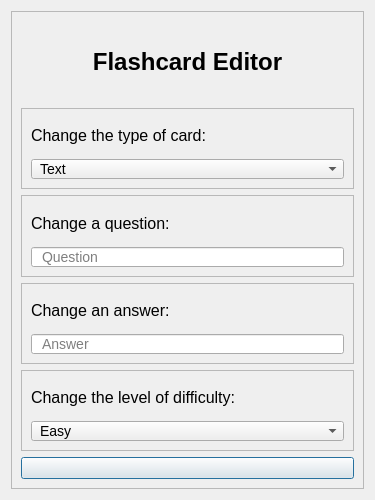
<?xml version="1.0" encoding="UTF-8"?>
<ui version="4.0">
 <class>Dialog</class>
 <widget class="QDialog" name="Dialog">
  <property name="geometry">
   <rect>
    <x>0</x>
    <y>0</y>
    <width>375</width>
    <height>500</height>
   </rect>
  </property>
  <property name="windowTitle">
   <string>Flashcard Editor</string>
  </property>
  <layout class="QVBoxLayout" name="verticalLayout_6">
   <item>
    <widget class="QFrame" name="frame">
     <property name="frameShape">
      <enum>QFrame::StyledPanel</enum>
     </property>
     <property name="frameShadow">
      <enum>QFrame::Raised</enum>
     </property>
     <layout class="QVBoxLayout" name="verticalLayout_5">
      <item>
       <widget class="QLabel" name="title">
        <property name="styleSheet">
         <string notr="true">font-weight: bold;
font-size: 24px;</string>
        </property>
        <property name="text">
         <string>Flashcard Editor</string>
        </property>
        <property name="alignment">
         <set>Qt::AlignCenter</set>
        </property>
       </widget>
      </item>
      <item>
       <widget class="QFrame" name="card_type">
        <property name="frameShape">
         <enum>QFrame::StyledPanel</enum>
        </property>
        <property name="frameShadow">
         <enum>QFrame::Raised</enum>
        </property>
        <layout class="QVBoxLayout" name="verticalLayout">
         <item>
          <widget class="QLabel" name="card_type_appeal">
           <property name="styleSheet">
            <string notr="true">font-size: 16px;</string>
           </property>
           <property name="text">
            <string>Change the type of card:</string>
           </property>
          </widget>
         </item>
         <item>
          <widget class="QComboBox" name="card_type_choice">
           <property name="styleSheet">
            <string notr="true">QComboBox {
padding-left: 8px;
font-size: 14px;
}</string>
           </property>
           <property name="currentIndex">
            <number>0</number>
           </property>
           <item>
            <property name="text">
             <string>Text</string>
            </property>
           </item>
           <item>
            <property name="text">
             <string>True / False</string>
            </property>
           </item>
           <item>
            <property name="text">
             <string>Multiple Choice</string>
            </property>
           </item>
          </widget>
         </item>
        </layout>
       </widget>
      </item>
      <item>
       <widget class="QFrame" name="question">
        <property name="frameShape">
         <enum>QFrame::StyledPanel</enum>
        </property>
        <property name="frameShadow">
         <enum>QFrame::Raised</enum>
        </property>
        <layout class="QVBoxLayout" name="verticalLayout_3">
         <item>
          <widget class="QLabel" name="question_appeal">
           <property name="styleSheet">
            <string notr="true">font-size: 16px;</string>
           </property>
           <property name="text">
            <string>Change a question:</string>
           </property>
          </widget>
         </item>
         <item>
          <widget class="QLineEdit" name="question_writing">
           <property name="styleSheet">
            <string notr="true">QLineEdit {
padding-left: 8px;
font-size: 14px;
}</string>
           </property>
           <property name="placeholderText">
            <string>Question</string>
           </property>
          </widget>
         </item>
        </layout>
       </widget>
      </item>
      <item>
       <widget class="QFrame" name="answer">
        <property name="frameShape">
         <enum>QFrame::StyledPanel</enum>
        </property>
        <property name="frameShadow">
         <enum>QFrame::Raised</enum>
        </property>
        <layout class="QVBoxLayout" name="verticalLayout_4">
         <item>
          <widget class="QLabel" name="answer_appeal">
           <property name="styleSheet">
            <string notr="true">font-size: 16px;</string>
           </property>
           <property name="text">
            <string>Change an answer:</string>
           </property>
          </widget>
         </item>
         <item>
          <widget class="QLineEdit" name="answer_writing">
           <property name="styleSheet">
            <string notr="true">QLineEdit {
padding-left: 8px;
font-size: 14px;
}</string>
           </property>
           <property name="placeholderText">
            <string>Answer</string>
           </property>
          </widget>
         </item>
        </layout>
       </widget>
      </item>
      <item>
       <widget class="QFrame" name="difficulty">
        <property name="frameShape">
         <enum>QFrame::StyledPanel</enum>
        </property>
        <property name="frameShadow">
         <enum>QFrame::Raised</enum>
        </property>
        <layout class="QVBoxLayout" name="verticalLayout_2">
         <item>
          <widget class="QLabel" name="difficulty_appeal">
           <property name="styleSheet">
            <string notr="true">font-size: 16px;</string>
           </property>
           <property name="text">
            <string>Change the level of difficulty:</string>
           </property>
          </widget>
         </item>
         <item>
          <widget class="QComboBox" name="difficulty_choice">
           <property name="styleSheet">
            <string notr="true">QComboBox {
padding-left: 8px;
font-size: 14px;
}</string>
           </property>
           <property name="currentIndex">
            <number>0</number>
           </property>
           <item>
            <property name="text">
             <string>Easy</string>
            </property>
           </item>
           <item>
            <property name="text">
             <string>Medium</string>
            </property>
           </item>
           <item>
            <property name="text">
             <string>Hard</string>
            </property>
           </item>
          </widget>
         </item>
        </layout>
       </widget>
      </item>
      <item>
       <widget class="QPushButton" name="save_changes_button">
        <property name="toolTip">
         <string>Save changes</string>
        </property>
        <property name="styleSheet">
         <string notr="true"/>
        </property>
        <property name="text">
         <string/>
        </property>
        <property name="icon">
         <iconset>
          <normaloff>../../assets/save.png</normaloff>../../assets/save.png</iconset>
        </property>
        <property name="iconSize">
         <size>
          <width>24</width>
          <height>24</height>
         </size>
        </property>
       </widget>
      </item>
     </layout>
    </widget>
   </item>
  </layout>
 </widget>
 <resources/>
 <connections/>
</ui>
